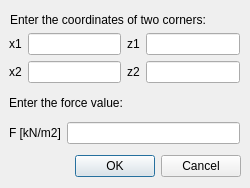
<?xml version="1.0" encoding="UTF-8"?>
<ui version="4.0">
 <class>AddSurfaceLoadDialog</class>
 <widget class="QDialog" name="AddSurfaceLoadDialog">
  <property name="geometry">
   <rect>
    <x>0</x>
    <y>0</y>
    <width>250</width>
    <height>188</height>
   </rect>
  </property>
  <property name="windowTitle">
   <string>Dialog</string>
  </property>
  <widget class="QDialogButtonBox" name="buttonBox">
   <property name="geometry">
    <rect>
     <x>60</x>
     <y>150</y>
     <width>181</width>
     <height>32</height>
    </rect>
   </property>
   <property name="orientation">
    <enum>Qt::Horizontal</enum>
   </property>
   <property name="standardButtons">
    <set>QDialogButtonBox::Cancel|QDialogButtonBox::Ok</set>
   </property>
  </widget>
  <widget class="QWidget" name="verticalLayoutWidget">
   <property name="geometry">
    <rect>
     <x>9</x>
     <y>33</y>
     <width>231</width>
     <height>111</height>
    </rect>
   </property>
   <layout class="QVBoxLayout" name="verticalLayout">
    <item>
     <layout class="QGridLayout" name="gridLayout_2">
      <item row="1" column="3">
       <widget class="QLineEdit" name="Z2LineEdit"/>
      </item>
      <item row="1" column="0">
       <widget class="QLabel" name="label_4">
        <property name="text">
         <string>x2</string>
        </property>
       </widget>
      </item>
      <item row="0" column="3">
       <widget class="QLineEdit" name="Z1LineEdit"/>
      </item>
      <item row="1" column="1">
       <widget class="QLineEdit" name="X2LineEdit"/>
      </item>
      <item row="0" column="0">
       <widget class="QLabel" name="label_3">
        <property name="text">
         <string>x1</string>
        </property>
       </widget>
      </item>
      <item row="0" column="2">
       <widget class="QLabel" name="label_2">
        <property name="text">
         <string>z1</string>
        </property>
       </widget>
      </item>
      <item row="1" column="2">
       <widget class="QLabel" name="label_7">
        <property name="text">
         <string>z2</string>
        </property>
       </widget>
      </item>
      <item row="0" column="1">
       <widget class="QLineEdit" name="X1LineEdit"/>
      </item>
     </layout>
    </item>
    <item>
     <widget class="QLabel" name="label_6">
      <property name="text">
       <string>Enter the force value:</string>
      </property>
     </widget>
    </item>
    <item>
     <layout class="QGridLayout" name="gridLayout">
      <item row="0" column="0">
       <widget class="QLabel" name="label_5">
        <property name="text">
         <string>F [kN/m2]</string>
        </property>
       </widget>
      </item>
      <item row="0" column="1">
       <widget class="QLineEdit" name="FLineEdit"/>
      </item>
     </layout>
    </item>
   </layout>
  </widget>
  <widget class="QLabel" name="label">
   <property name="geometry">
    <rect>
     <x>10</x>
     <y>10</y>
     <width>241</width>
     <height>20</height>
    </rect>
   </property>
   <property name="text">
    <string>Enter the coordinates of two corners:</string>
   </property>
  </widget>
 </widget>
 <resources/>
 <connections>
  <connection>
   <sender>buttonBox</sender>
   <signal>accepted()</signal>
   <receiver>AddSurfaceLoadDialog</receiver>
   <slot>accept()</slot>
   <hints>
    <hint type="sourcelabel">
     <x>248</x>
     <y>254</y>
    </hint>
    <hint type="destinationlabel">
     <x>157</x>
     <y>274</y>
    </hint>
   </hints>
  </connection>
  <connection>
   <sender>buttonBox</sender>
   <signal>rejected()</signal>
   <receiver>AddSurfaceLoadDialog</receiver>
   <slot>reject()</slot>
   <hints>
    <hint type="sourcelabel">
     <x>316</x>
     <y>260</y>
    </hint>
    <hint type="destinationlabel">
     <x>286</x>
     <y>274</y>
    </hint>
   </hints>
  </connection>
 </connections>
</ui>
